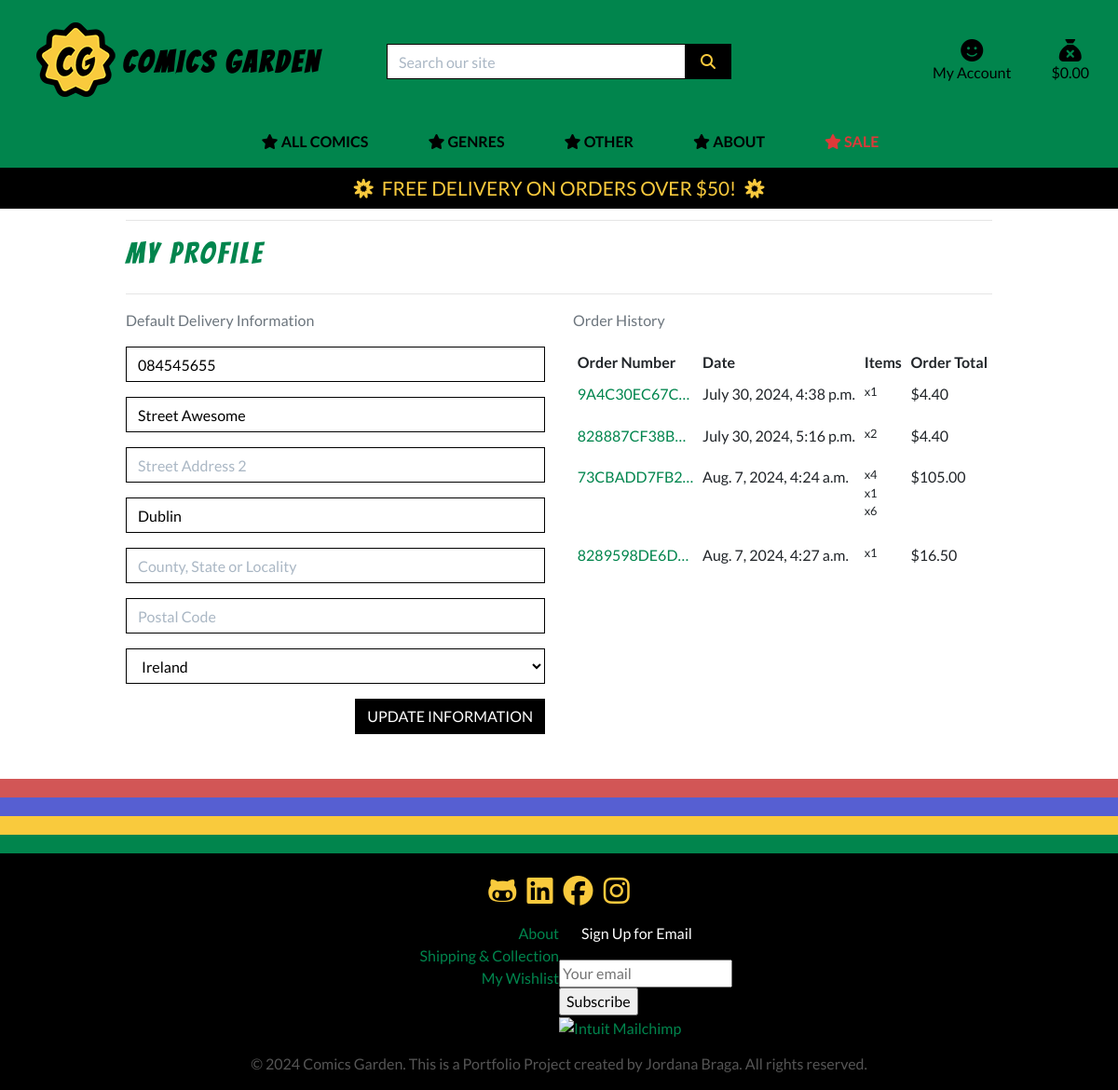
/profile/ (signed in), run on the app's committed database.
### profiles/models.py (models this page shows, shortened)
class UserProfile(models.Model):
    user = models.OneToOneField(User, on_delete=models.CASCADE)
    default_phone_number = models.CharField(max_length=20, null=True, blank=True)
    default_street_address1 = models.CharField(max_length=80, null=True, blank=True)
    default_street_address2 = models.CharField(max_length=80, null=True, blank=True)
    default_town_or_city = models.CharField(max_length=40, null=True, blank=True)
    default_county = models.CharField(max_length=80, null=True, blank=True)
    default_postcode = models.CharField(max_length=20, null=True, blank=True)
    default_country = CountryField(blank_label='Country', null=True, blank=True)

### checkout/models.py (models this page shows, shortened)
class Order(models.Model):
    order_number = models.CharField(max_length=32, null=False, editable=False)
    user_profile = models.ForeignKey(UserProfile, on_delete=models.SET_NULL,
                                     null=True, blank=True, related_name='orders')
    full_name = models.CharField(max_length=50, null=False, blank=False)
    email = models.EmailField(max_length=254, null=False, blank=False)
    phone_number = models.CharField(max_length=20, null=False, blank=False)
    country = CountryField(blank_label='Country *', null=False, blank=False)
    postcode = models.CharField(max_length=20, null=True, blank=True)
    town_or_city = models.CharField(max_length=40, null=False, blank=False)
    street_address1 = models.CharField(max_length=80, null=False, blank=False)
    street_address2 = models.CharField(max_length=80, null=True, blank=True)
    county = models.CharField(max_length=80, null=True, blank=True)
    date = models.DateTimeField(auto_now_add=True)
    delivery_cost = models.DecimalField(max_digits=6, decimal_places=2, null=False, default=0)
    order_total = models.DecimalField(max_digits=10, decimal_places=2, null=False, default=0)
    grand_total = models.DecimalField(max_digits=10, decimal_places=2, null=False, default=0)
    original_bag = models.TextField(null=False, blank=False, default='')
    stripe_pid = models.CharField(max_length=254, null=False, blank=False, default='')

class OrderLineItem(models.Model):
    order = models.ForeignKey(Order, null=False, blank=False, on_delete=models.CASCADE, related_name='lineitems')
    product = models.ForeignKey(Product, null=False, blank=False, on_delete=models.CASCADE)
    product_size = models.CharField(max_length=2, null=True, blank=True) # XS, S, M, L, XL
    quantity = models.IntegerField(null=False, blank=False, default=0)
    lineitem_total = models.DecimalField(max_digits=6, decimal_places=2, null=False, blank=False, editable=False)

### profiles/views.py (the view)
# urls.py: path('profile/', include('profiles.urls')),
@login_required
def profile(request):
    profile = get_object_or_404(UserProfile, user=request.user)
    if request.method == 'POST':
        form = UserProfileForm(request.POST, instance=profile)
        if form.is_valid():
            form.save()
            messages.success(request, 'Profile updated successfully')
        else:
            messages.error(request, 'Update failed. Please ensure the form is valid.')
    else:
        form = UserProfileForm(instance=profile)
    orders = profile.orders.all()
    template = 'profiles/profile.html'
    context = {
        'form': form,
        'orders': orders,
        'on_profile_page': True
    }
    return render(request, template, context)

### profiles/forms.py
class UserProfileForm(forms.ModelForm):
    class Meta:
        model = UserProfile
        exclude = ('user',)
    def __init__(self, *args, **kwargs):
        super().__init__(*args, **kwargs)
        placeholders = {
            'default_phone_number': 'Phone Number',
            'default_postcode': 'Postal Code',
            'default_town_or_city': 'Town or City',
            'default_street_address1': 'Street Address 1',
            'default_street_address2': 'Street Address 2',
            'default_county': 'County, State or Locality',
        }
        self.fields['default_phone_number'].widget.attrs['autofocus'] = True
        for field in self.fields:
            if field != 'default_country':
                if self.fields[field].required:
                    placeholder = f'{placeholders[field]} *'
                else:
                    placeholder = placeholders[field]
                self.fields[field].widget.attrs['placeholder'] = placeholder
            self.fields[field].widget.attrs['class'] = 'border-black rounded-0 profile-form-input'
            self.fields[field].label = False

### bag/contexts.py (called while the page is built, shortened)
def bag_contents(request):
    bag_items = []
    total = 0
    product_count = 0
    bag = request.session.get('bag', {})
    if total < settings.FREE_DELIVERY_THRESHOLD:
        delivery = total * Decimal(settings.STANDARD_DELIVERY_PERCENTAGE / 100)
        free_delivery_delta = settings.FREE_DELIVERY_THRESHOLD - total
    else:
        delivery = 0
        free_delivery_delta = 0
    grand_total = delivery + total
    context = {
        'bag_items': bag_items,
        'total': total,
        'product_count': product_count,
        'delivery': delivery,
        'free_delivery_delta': free_delivery_delta,
        'free_delivery_threshold': settings.FREE_DELIVERY_THRESHOLD,
        'grand_total': grand_total,
    }
    return context

### products/contexts.py (called while the page is built)
def top_genres(request):
    top_genres = Genre.objects.annotate(num_products=Count('product')).exclude(name__iexact='sale').order_by('-num_products')[:10]
    return {'top_genres': top_genres}

### profiles/templates/profiles/profile.html (shortened to what this page needs)
{% extends "base.html" %}
{% load static %}
{% block extra_css %}
    <link rel="stylesheet" href="{% static 'profiles/css/profile.css' %}">
{% endblock %}
{% block page_header %}
    <div class="container header-container">
    </div>
{% endblock %}
{% block content %}
<div class="overlay"></div>
<div class="container">
    <div class="row">
        <div class="col">
            <hr>
            <h2 class="logo-font mb-4 text-green">My Profile</h2>
            <hr>
        </div>
    </div>
    <div class="row">
        <div class="col-12 col-lg-6">
            <p class="text-muted">Default Delivery Information</p>
            <form class="mt-3" action="{% url 'profile' %}" method="POST" id="profile-update-form">
                {{ form|crispy }}
                <button class="btn btn-black rounded-0 text-uppercase float-right">Update Information</button>
            </form>
        </div>
        <div class="col-12 col-lg-6">
            <p class="text-muted">Order History</p>
            <div class="order-history table-responsive">
                <table class="table table-sm table-borderless">
                    <thead>
                        <tr>
                            <th>Order Number</th>
                            <th>Date</th>
                            <th>Items</th>
                            <th>Order Total</th>
                        </tr>
                    </thead>
                    <tbody>
                        {% for order in orders %}
                            <tr>
                                <td>
                                    <a href="{% url 'order_history' order.order_number %}" title="{{ order.order_number }}">
                                        {{ order.order_number|truncatechars:12 }}
                                    </a>
                                </td>
                                <td>{{ order.date }}</td>
                                <td>
                                    <ul class="list-unstyled">
                                        {% for item in order.lineitems.all %}
                                            <li class="small">
                                                {{ item.product.name }} x{{ item.quantity }}
                                            </li>
                                        {% endfor %}
                                    </ul>
                                </td>
                                <td>${{ order.grand_total }}</td>
                            </tr>
                        {% endfor %}
                    </tbody>
                </table>
            </div>
        </div>
    </div>
</div>
{% endblock %}

### static/css/base.css (style rules this page uses)
html { height: 100%; }
body { background: url('/media/homepage_background_cropped.jpg') no-repeat center center fixed; background-size: cover; height: calc(100vh - 164px); color: #555; font-family: 'Lato'; }
h1, h2 { font-family: "Bangers", system-ui; letter-spacing: 0.2rem; }
a { color: #01854d; }
.logo-font { text-transform: uppercase; white-space: nowrap; }
.btn-black { background: black; color: white; }
.border-black { border: 1px solid black !important; }
.overlay { height: 100%; width: 100%; top: 0; left: 0; position: fixed; background: white; z-index: -1; }
.text-green { color: #01854d; }
@media (min-width: 1200px) { .container { max-width: 80%; } }
@media (min-width: 992px) { .header-container { padding-top: 220px; } }

### profiles/static/profiles/css/profile.css (style rules this page uses)
.order-history { max-height: 416px; overflow-y: auto; }
#profile-update-form .form-control { color: #000; }
#profile-update-form input::placeholder { color: #aab7c4; }
#id_default_country, #id_default_country option:not(:first-child) { color: #000; }

### data on the page
UserProfile: default_phone_number "084545655", default_street_address1 "Street Awesome", default_town_or_city "Dublin", default_country "Ireland"
Order: order_number "9A4C30EC67C…", date "July 30, 2024, 4:38 p.m.", grand_total "4.40"
OrderLineItem: quantity "1"
Order: order_number "828887CF38B…", date "July 30, 2024, 5:16 p.m.", grand_total "4.40"
OrderLineItem: quantity "2"
Order: order_number "73CBADD7FB2…", date "Aug. 7, 2024, 4:24 a.m.", grand_total "105.00"
OrderLineItem: quantity "4"
OrderLineItem: quantity "1"
OrderLineItem: quantity "6"
Order: order_number "8289598DE6D…", date "Aug. 7, 2024, 4:27 a.m.", grand_total "16.50"
OrderLineItem: quantity "1"

### other printed values
{{ free_delivery_threshold }} "50"
